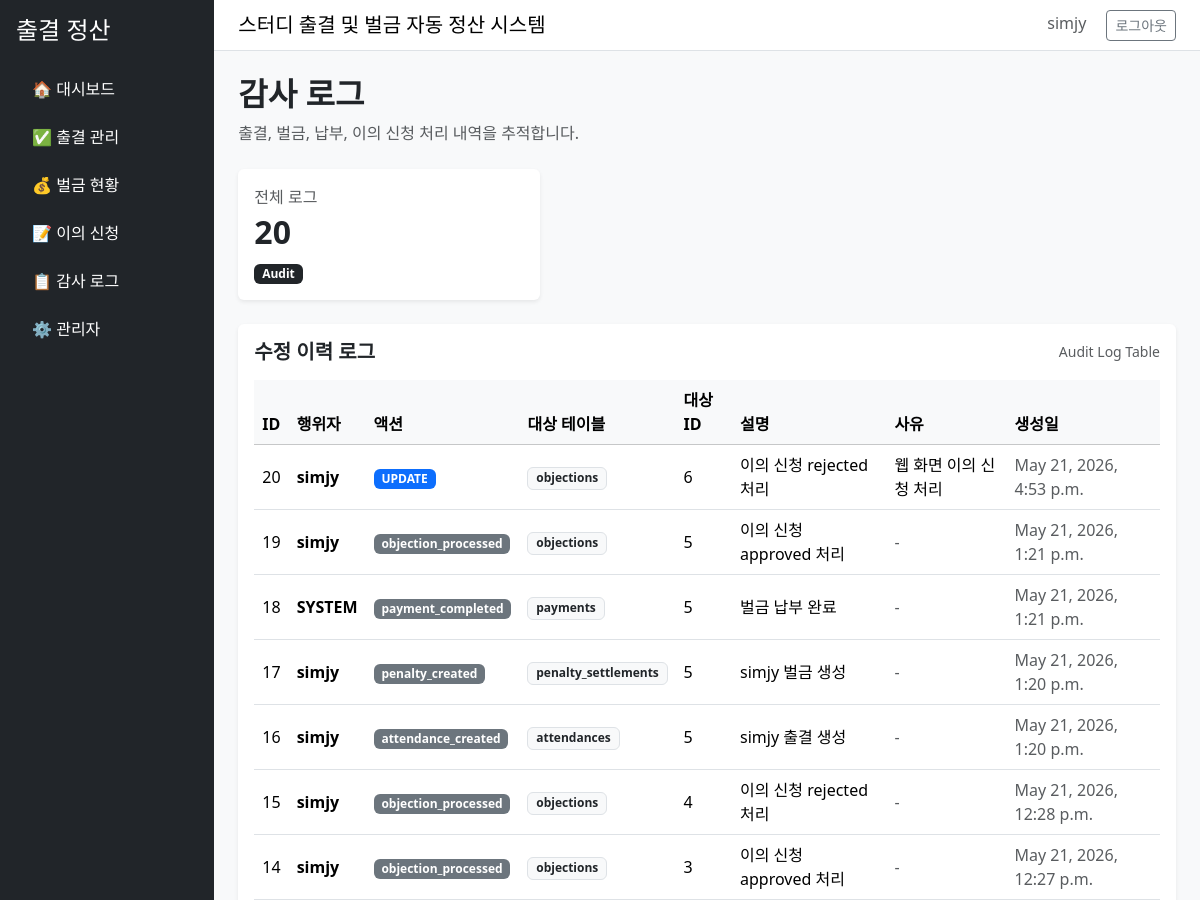
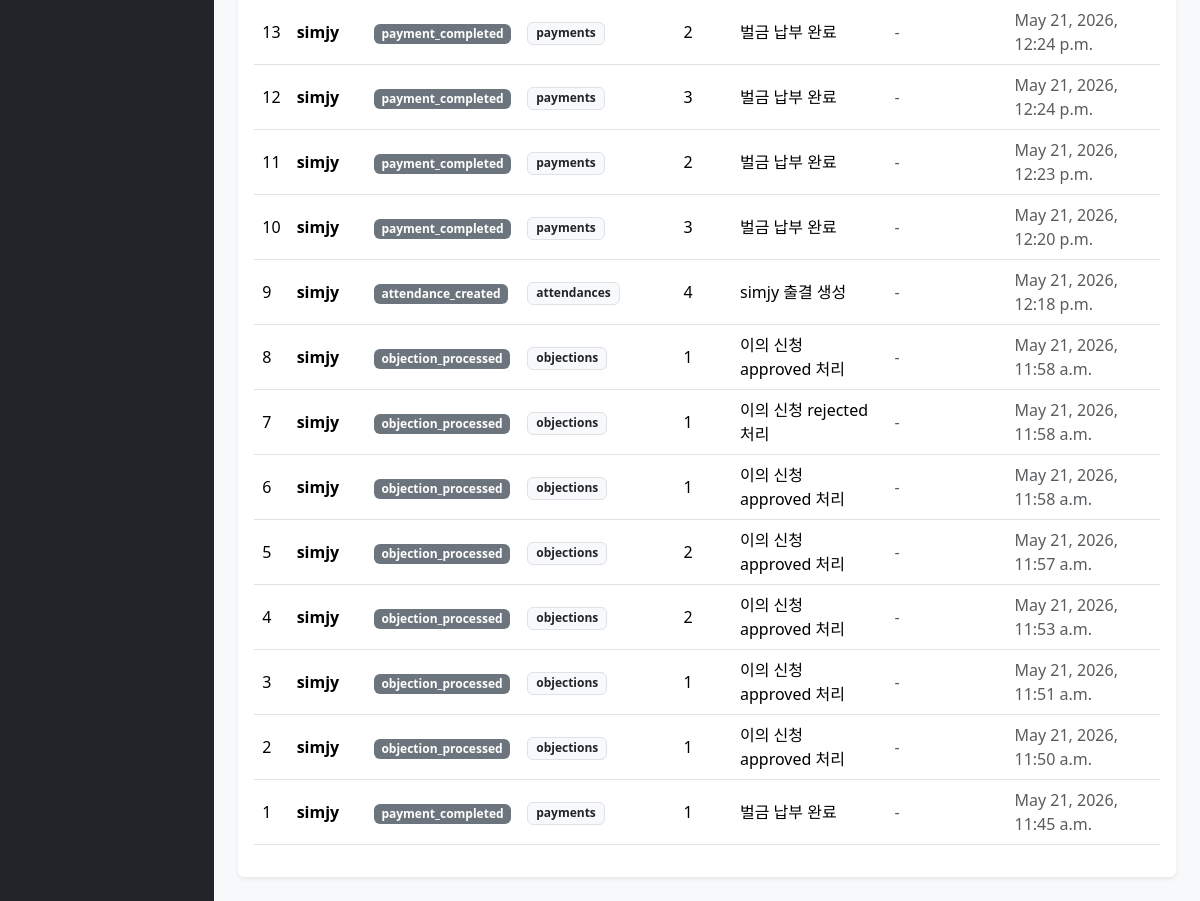
Page /logs/ (signed in) on the committed database (2 pictures, top to bottom).
### audits/models.py (models this page shows, shortened)
class AuditLog(models.Model):
    actor = models.ForeignKey(
        User,
        on_delete=models.SET_NULL,
        null=True,
        blank=True
    )
    target_table = models.CharField(max_length=100)
    target_id = models.IntegerField()
    action = models.CharField(max_length=20)
    old_value = models.JSONField(
        null=True,
        blank=True
    )
    new_value = models.JSONField(
        null=True,
        blank=True
    )
    reason = models.TextField(
        null=True,
        blank=True
    )
    description = models.TextField(
        null=True,
        blank=True
    )
    created_at = models.DateTimeField(auto_now_add=True)

### studies/views.py (the view)
# urls.py: path('logs/', AuditLogPageView.as_view(), name='audit_log_page'),
class AuditLogPageView(LoginRequiredMixin, TemplateView):
    template_name = 'logs/audit_log.html'
    def get_context_data(self, **kwargs):
        context = super().get_context_data(**kwargs)
        logs = AuditLog.objects.select_related(
            'actor'
        ).all().order_by('-created_at')
        context['logs'] = logs
        return context

### templates/logs/audit_log.html
{% extends 'base.html' %}
{% block content %}
<div class="d-flex justify-content-between align-items-center mb-4">
    <div>
        <h2 class="fw-bold">감사 로그</h2>
        <p class="text-muted mb-0">출결, 벌금, 납부, 이의 신청 처리 내역을 추적합니다.</p>
    </div>
</div>
<div class="row g-3 mb-4">
    <div class="col-md-4">
        <div class="card shadow-sm border-0">
            <div class="card-body">
                <p class="text-muted mb-1">전체 로그</p>
                <h2 class="fw-bold">{{ logs|length }}</h2>
                <span class="badge bg-dark">Audit</span>
            </div>
        </div>
    </div>
</div>
<div class="card shadow-sm border-0">
    <div class="card-body">
        <div class="d-flex justify-content-between align-items-center mb-3">
            <h5 class="fw-bold mb-0">수정 이력 로그</h5>
            <span class="text-muted small">Audit Log Table</span>
        </div>
        <div class="table-responsive">
            <table class="table table-hover align-middle">
                <thead class="table-light">
                <tr>
                    <th>ID</th>
                    <th>행위자</th>
                    <th>액션</th>
                    <th>대상 테이블</th>
                    <th>대상 ID</th>
                    <th>설명</th>
                    <th>사유</th>
                    <th>생성일</th>
                </tr>
                </thead>
                <tbody>
                {% for log in logs %}
                <tr>
                    <td>{{ log.id }}</td>
                    <td class="fw-semibold">
                        {% if log.actor %}
                            {{ log.actor.username }}
                        {% else %}
                            SYSTEM
                        {% endif %}
                    </td>
                    <td>
                        {% if log.action == 'CREATE' %}
                            <span class="badge bg-success">CREATE</span>
                        {% elif log.action == 'UPDATE' %}
                            <span class="badge bg-primary">UPDATE</span>
                        {% elif log.action == 'DELETE' %}
                            <span class="badge bg-danger">DELETE</span>
                        {% else %}
                            <span class="badge bg-secondary">{{ log.action }}</span>
                        {% endif %}
                    </td>
                    <td>
                        <span class="badge bg-light text-dark border">
                            {{ log.target_table }}
                        </span>
                    </td>
                    <td>{{ log.target_id }}</td>
                    <td style="max-width: 260px;">
                        {{ log.description }}
                    </td>
                    <td>
                        {% if log.reason %}
                            {{ log.reason }}
                        {% else %}
                            <span class="text-muted">-</span>
                        {% endif %}
                    </td>
                    <td class="text-muted">
                        {{ log.created_at }}
                    </td>
                </tr>
                {% empty %}
                <tr>
                    <td colspan="8" class="text-center text-muted py-4">
                        감사 로그가 없습니다.
                    </td>
                </tr>
                {% endfor %}
                </tbody>
            </table>
        </div>
    </div>
</div>
{% endblock %}

### templates/base.html (shortened to what this page needs)
<!DOCTYPE html>
<html lang="ko">
<head>
    <link href="https://cdn.jsdelivr.net/npm/bootstrap@5.3.3/dist/css/bootstrap.min.css" rel="stylesheet">
</head>
<body class="bg-light">
<div class="d-flex">
    <aside class="bg-dark text-white p-3" style="width: 240px; min-height: 100vh;">
        <h4 class="mb-4">출결 정산</h4>
        <ul class="nav flex-column gap-2">
            <li>
                <a href="/" class="nav-link text-white">🏠 대시보드</a>
            </li>
            <li>
                <a href="/attendance/" class="nav-link text-white">✅ 출결 관리</a>
            </li>
            <li>
                <a href="/fines/" class="nav-link text-white">💰 벌금 현황</a>
            </li>
            <li>
                <a href="/appeals/" class="nav-link text-white">📝 이의 신청</a>
            </li>
            <li>
                <a href="/logs/" class="nav-link text-white">📋 감사 로그</a>
            </li>
            <li>
                <a href="/admin/" class="nav-link text-white">⚙️ 관리자</a>
            </li>
        </ul>
    </aside>
    <main class="flex-grow-1">
        <nav class="navbar bg-white border-bottom px-4">
            <span class="navbar-brand mb-0 h5">
                스터디 출결 및 벌금 자동 정산 시스템
            </span>
            <div>
                {% if request.user.is_authenticated %}
                    <span class="me-3 text-muted">
                        {{ request.user.username }}
                    </span>
                    <a href="/admin/logout/" class="btn btn-sm btn-outline-secondary">
                        로그아웃
                    </a>
                {% else %}
                    <a href="/admin/login/" class="btn btn-sm btn-primary">
                        로그인
                    </a>
                {% endif %}
            </div>
        </nav>
        <div class="container-fluid p-4">
            {% block content %}
            {% endblock %}
        </div>
    </main>
</div>
</body>
</html>

### rows in the picture
AuditLog: id "20", actor.username "simjy", action "UPDATE", target_table "objections", target_id "6", description "이의 신청 rejected 처리", reason "웹 화면 이의 신청 처리", created_at "May 21, 2026, 4:53 p.m."
AuditLog: id "19", actor.username "simjy", action "objection_processed", target_table "objections", target_id "5", description "이의 신청 approved 처리", created_at "May 21, 2026, 1:21 p.m."
AuditLog: id "18", shows "SYSTEM", action "payment_completed", target_table "payments", target_id "5", description "벌금 납부 완료", created_at "May 21, 2026, 1:21 p.m."
AuditLog: id "17", actor.username "simjy", action "penalty_created", target_table "penalty_settlements", target_id "5", description "simjy 벌금 생성", created_at "May 21, 2026, 1:20 p.m."
AuditLog: id "16", actor.username "simjy", action "attendance_created", target_table "attendances", target_id "5", description "simjy 출결 생성", created_at "May 21, 2026, 1:20 p.m."
AuditLog: id "15", actor.username "simjy", action "objection_processed", target_table "objections", target_id "4", description "이의 신청 rejected 처리", created_at "May 21, 2026, 12:28 p.m."
AuditLog: id "14", actor.username "simjy", action "objection_processed", target_table "objections", target_id "3", description "이의 신청 approved 처리", created_at "May 21, 2026, 12:27 p.m."
AuditLog: id "13", actor.username "simjy", action "payment_completed", target_table "payments", target_id "2", description "벌금 납부 완료", created_at "May 21, 2026, 12:24 p.m."
AuditLog: id "12", actor.username "simjy", action "payment_completed", target_table "payments", target_id "3", description "벌금 납부 완료", created_at "May 21, 2026, 12:24 p.m."
AuditLog: id "11", actor.username "simjy", action "payment_completed", target_table "payments", target_id "2", description "벌금 납부 완료", created_at "May 21, 2026, 12:23 p.m."
AuditLog: id "10", actor.username "simjy", action "payment_completed", target_table "payments", target_id "3", description "벌금 납부 완료", created_at "May 21, 2026, 12:20 p.m."
AuditLog: id "9", actor.username "simjy", action "attendance_created", target_table "attendances", target_id "4", description "simjy 출결 생성", created_at "May 21, 2026, 12:18 p.m."
AuditLog: id "8", actor.username "simjy", action "objection_processed", target_table "objections", target_id "1", description "이의 신청 approved 처리", created_at "May 21, 2026, 11:58 a.m."
AuditLog: id "7", actor.username "simjy", action "objection_processed", target_table "objections", target_id "1", description "이의 신청 rejected 처리", created_at "May 21, 2026, 11:58 a.m."
AuditLog: id "6", actor.username "simjy", action "objection_processed", target_table "objections", target_id "1", description "이의 신청 approved 처리", created_at "May 21, 2026, 11:58 a.m."
AuditLog: id "5", actor.username "simjy", action "objection_processed", target_table "objections", target_id "2", description "이의 신청 approved 처리", created_at "May 21, 2026, 11:57 a.m."
AuditLog: id "4", actor.username "simjy", action "objection_processed", target_table "objections", target_id "2", description "이의 신청 approved 처리", created_at "May 21, 2026, 11:53 a.m."
AuditLog: id "3", actor.username "simjy", action "objection_processed", target_table "objections", target_id "1", description "이의 신청 approved 처리", created_at "May 21, 2026, 11:51 a.m."
AuditLog: id "2", actor.username "simjy", action "objection_processed", target_table "objections", target_id "1", description "이의 신청 approved 처리", created_at "May 21, 2026, 11:50 a.m."
AuditLog: id "1", actor.username "simjy", action "payment_completed", target_table "payments", target_id "1", description "벌금 납부 완료", created_at "May 21, 2026, 11:45 a.m."

### other values in the picture
{{ request.user.username }} "simjy"
{{ logs|length }} "20"
